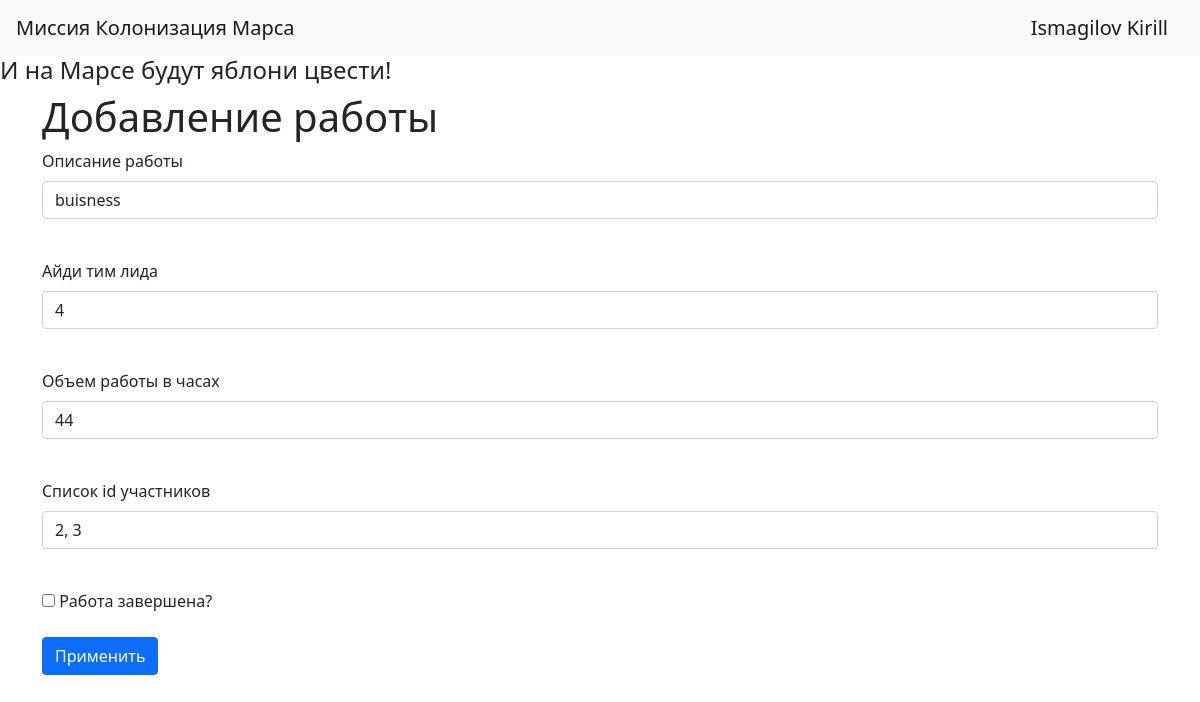
Screenshot of /jobs/4 (signed in) with the database file from the repository.
### data/users.py (models this page shows, shortened)
class User(SqlAlchemyBase, UserMixin, SerializerMixin):
    __tablename__ = 'users'
    id = sqlalchemy.Column(sqlalchemy.Integer,
                           primary_key=True, autoincrement=True)
    surname = sqlalchemy.Column(sqlalchemy.String, nullable=True)
    name = sqlalchemy.Column(sqlalchemy.String, nullable=True)
    age = sqlalchemy.Column(sqlalchemy.Integer, nullable=True)
    position = sqlalchemy.Column(sqlalchemy.String, nullable=True)
    speciality = sqlalchemy.Column(sqlalchemy.String, nullable=True)
    address = sqlalchemy.Column(sqlalchemy.String, nullable=True)
    email = sqlalchemy.Column(sqlalchemy.String,
                              index=True, unique=True, nullable=True)
    hashed_password = sqlalchemy.Column(sqlalchemy.String, nullable=True)
    modified_date = sqlalchemy.Column(sqlalchemy.DateTime,
                                      default=datetime.datetime.now)
    jobs = orm.relationship('Jobs', back_populates='user')

### data/jobs.py (models this page shows)
class Jobs(SqlAlchemyBase, SerializerMixin, UserMixin):
    __tablename__ = 'jobs'
    id = sqlalchemy.Column(sqlalchemy.Integer,
                           primary_key=True, autoincrement=True)
    team_leader = sqlalchemy.Column(sqlalchemy.Integer, ForeignKey('users.id'), nullable=False)
    job = sqlalchemy.Column(sqlalchemy.Text, nullable=True)
    work_size = sqlalchemy.Column(sqlalchemy.Integer, nullable=False)
    collaborators = sqlalchemy.Column(sqlalchemy.String, nullable=True)
    start_date = sqlalchemy.Column(sqlalchemy.DateTime, default=datetime.datetime.now)
    end_date = sqlalchemy.Column(sqlalchemy.DateTime, nullable=True)
    is_finished = sqlalchemy.Column(sqlalchemy.Boolean, default=False)
    user = orm.relationship('User')

### main.py (the view, shortened to what this page needs)
    @app.route('/jobs/<int:id>', methods=['GET', 'POST'])
    @login_required
    def edit_jobs(id):
        form = JobsForm()
        if request.method == "GET":
            db_sess = db_session.create_session()
            jobs = db_sess.query(Jobs).filter(Jobs.id == id,
                                              ((Jobs.user == current_user) | (current_user.id == 1))
                                              ).first()
            if jobs:
                form.job.data = jobs.job
                form.team_leader.data = jobs.team_leader
                form.work_size.data = jobs.work_size
                form.collaborators.data = jobs.collaborators
                form.is_finished.data = jobs.is_finished
            else:
                abort(404)
            return render_template('jobs.html',
                                   title='Редактирование новости',
                                   form=form
                                   )

### forms/jobs.py
class JobsForm(FlaskForm):
    job = StringField('Описание работы', validators=[DataRequired()])
    team_leader = IntegerField('Айди тим лида', validators=[DataRequired()])
    work_size = IntegerField('Объем работы в часах')
    collaborators = StringField('Список id участников', validators=[DataRequired()])
    is_finished = BooleanField('Работа завершена?', default=False)
    submit = SubmitField('Применить')

### data/db_session.py (called while the page is built)
def create_session() -> Session:
    global __factory
    return __factory()

### templates/jobs.html (shortened to what this page needs)
{% extends "base.html" %}
{% block content %}
    <h1>Добавление работы</h1>
    <form action="" method="post">
        <p>
            {{ form.job.label }}<br>
            {{ form.job(class="form-control") }}<br>
        </p>
        <p>
            {{ form.team_leader.label }}<br>
            {{ form.team_leader(class="form-control") }}<br>
        </p>
        <p>
            {{ form.work_size.label }}<br>
            {{ form.work_size(class="form-control") }}<br>
        </p>
        <p>
            {{ form.collaborators.label }}<br>
            {{ form.collaborators(class="form-control") }}<br>
        </p>
        <p>{{ form.is_finished() }} {{ form.is_finished.label }}</p>
        <p>{{ form.submit(type="submit", class="btn btn-primary") }}</p>
    </form>
{% endblock %}

### templates/base.html (shortened to what this page needs)
<!doctype html>
<html lang="en">
<head>
    <link rel="stylesheet"
          href="https://stackpath.bootstrapcdn.com/bootstrap/4.4.1/css/bootstrap.min.css"
>
    <link rel="stylesheet"
          href="https://cdn.jsdelivr.net/npm/bootstrap@5.0.0-beta1/dist/css/bootstrap.min.css"
>
</head>
<body>
<header>
    <nav class="navbar navbar-light bg-light">
        <a class="navbar-brand" href="#">Миссия Колонизация Марса</a>
        {% if current_user.is_authenticated %}
            <a class="navbar-brand" href="/logout">{{ current_user.name }} {{ current_user.surname }}</a>
        {% else %}
            <p>
                <a class="btn btn-primary " href="/register">Зарегистрироваться</a>
                <a class="btn btn-success" href="/login">Войти</a>
            </p>
        {% endif %}
    </nav>
    <h4>
        И на Марсе будут яблони цвести!
    </h4>
</header>
<main role="main" class="container">
    {% block content %}{% endblock %}
</main>
</body>
</html>

### rows the page displays
User: name "Ismagilov", surname "Kirill"
Jobs: job "buisness", team_leader "4", work_size "44", collaborators "2, 3"
